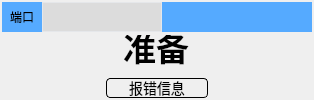
       <widget class="QWidget" name="widget_port1" native="true">
        <property name="styleSheet">
         <string notr="true">QWidget#widget_port1{
	background-color: rgb(247, 247, 247);
	border-color: rgb(0, 170, 255);
	border-style:solid;
	border-width:2px;
}</string>
        </property>
        <layout class="QVBoxLayout" name="verticalLayout_2" stretch="1,4,0">
         <property name="spacing">
          <number>2</number>
         </property>
         <property name="leftMargin">
          <number>2</number>
         </property>
         <property name="topMargin">
          <number>2</number>
         </property>
         <property name="rightMargin">
          <number>2</number>
         </property>
         <property name="bottomMargin">
          <number>2</number>
         </property>
         <item>
          <widget class="QWidget" name="widget" native="true">
           <property name="styleSheet">
            <string notr="true">QWidget#widget{
	background-color: rgb(85, 170, 255);
}</string>
           </property>
           <layout class="QGridLayout" name="gridLayout_2">
            <property name="leftMargin">
             <number>0</number>
            </property>
            <property name="topMargin">
             <number>0</number>
            </property>
            <property name="rightMargin">
             <number>0</number>
            </property>
            <property name="bottomMargin">
             <number>0</number>
            </property>
            <property name="horizontalSpacing">
             <number>0</number>
            </property>
            <item row="0" column="0">
             <layout class="QHBoxLayout" name="horizontalLayout_26">
              <item>
               <layout class="QHBoxLayout" name="horizontalLayout_27" stretch="0,0">
                <item>
                 <widget class="QLabel" name="label_port1">
                  <property name="sizePolicy">
                   <sizepolicy hsizetype="Minimum" vsizetype="Fixed">
                    <horstretch>0</horstretch>
                    <verstretch>0</verstretch>
                   </sizepolicy>
                  </property>
                  <property name="minimumSize">
                   <size>
                    <width>40</width>
                    <height>30</height>
                   </size>
                  </property>
                  <property name="maximumSize">
                   <size>
                    <width>40</width>
                    <height>16777215</height>
                   </size>
                  </property>
                  <property name="text">
                   <string>端口</string>
                  </property>
                  <property name="alignment">
                   <set>Qt::AlignCenter</set>
                  </property>
                 </widget>
                </item>
                <item>
                 <widget class="QComboBox" name="comboBox_port1">
                  <property name="enabled">
                   <bool>false</bool>
                  </property>
                  <property name="minimumSize">
                   <size>
                    <width>120</width>
                    <height>30</height>
                   </size>
                  </property>
                  <property name="styleSheet">
                   <string notr="true">QComboBox{
color: rgb(104, 112, 130);
font-size:14px;
border-style:solid;
background-color: rgb(245, 245, 245);
border-width:1px;
border-color:rgb(229, 231, 234);
padding-left:5px;
}
QComboBox:disabled
{
color: rgb(150, 150, 150);
font-size:14px;
border-style:solid;
background-color: rgb(220, 220, 220);
border-width:1px;
border-color:rgb(229, 231, 234);
padding-left:5px;
}
QComboBox::drop-down{
border-style:none;
width: 30px;
}
QComboBox::down-arrow {
image: url(:/png/QComboBox_down.png);
}

QComboBox QAbstractItemView::item
{ 
	color: rgb(54, 65, 89);
	height: 25px;  
}</string>
                  </property>
                 </widget>
                </item>
               </layout>
              </item>
              <item>
               <widget class="QLabel" name="label_31">
                <property name="text">
                 <string/>
                </property>
               </widget>
              </item>
             </layout>
            </item>
           </layout>
          </widget>
         </item>
         <item>
          <widget class="QWidget" name="widget_num1" native="true">
           <property name="styleSheet">
            <string notr="true">QWidget#widget_num1{
	border-image: url(:/png/port1.png);
}</string>
           </property>
           <layout class="QVBoxLayout" name="verticalLayout_7">
            <property name="spacing">
             <number>0</number>
            </property>
            <property name="leftMargin">
             <number>0</number>
            </property>
            <property name="topMargin">
             <number>0</number>
            </property>
            <property name="rightMargin">
             <number>0</number>
            </property>
            <property name="bottomMargin">
             <number>0</number>
            </property>
            <item>
             <widget class="QLineEdit" name="lineEdit_port1">
              <property name="sizePolicy">
               <sizepolicy hsizetype="Preferred" vsizetype="Fixed">
                <horstretch>0</horstretch>
                <verstretch>0</verstretch>
               </sizepolicy>
              </property>
              <property name="contextMenuPolicy">
               <enum>Qt::PreventContextMenu</enum>
              </property>
              <property name="styleSheet">
               <string notr="true">QLineEdit{
	color: rgb(0, 0, 0);
	font-size:25pt;
	font-weight:bold;
	background-color:transparent;
	border-radius:0px;
}</string>
              </property>
              <property name="text">
               <string>准备</string>
              </property>
              <property name="alignment">
               <set>Qt::AlignCenter</set>
              </property>
              <property name="readOnly">
               <bool>true</bool>
              </property>
             </widget>
            </item>
           </layout>
          </widget>
         </item>
         <item>
          <layout class="QHBoxLayout" name="horizontalLayout_28">
           <item>
            <widget class="QLabel" name="label_32">
             <property name="sizePolicy">
              <sizepolicy hsizetype="Minimum" vsizetype="Fixed">
               <horstretch>0</horstretch>
               <verstretch>0</verstretch>
              </sizepolicy>
             </property>
             <property name="text">
              <string/>
             </property>
            </widget>
           </item>
           <item>
            <widget class="QPushButton" name="pushButton_errorInfo1">
             <property name="minimumSize">
              <size>
               <width>0</width>
               <height>20</height>
              </size>
             </property>
             <property name="styleSheet">
              <string notr="true">QPushButton {
	color: rgb(0, 0, 0);
	font-size:14px;
	border-style:solid;
	border-width:1px;
	border-color:rgb(0, 0, 0);
	border-radius:4px;
	padding-left:1px;
	padding-right:1px;
}
QPushButton:hover{
	color: rgb(47, 105, 235);
	background-color: rgba(47, 105, 235, 0.08);
}
QPushButton:pressed{
	color: rgb(47, 105, 235);
	background-color: rgba(47, 105, 235, 0.2);
}</string>
             </property>
             <property name="text">
              <string>报错信息</string>
             </property>
            </widget>
           </item>
           <item>
            <widget class="QLabel" name="label_timer">
             <property name="sizePolicy">
              <sizepolicy hsizetype="Minimum" vsizetype="Fixed">
               <horstretch>0</horstretch>
               <verstretch>0</verstretch>
              </sizepolicy>
             </property>
             <property name="text">
              <string/>
             </property>
            </widget>
           </item>
          </layout>
         </item>
        </layout>
       </widget>
